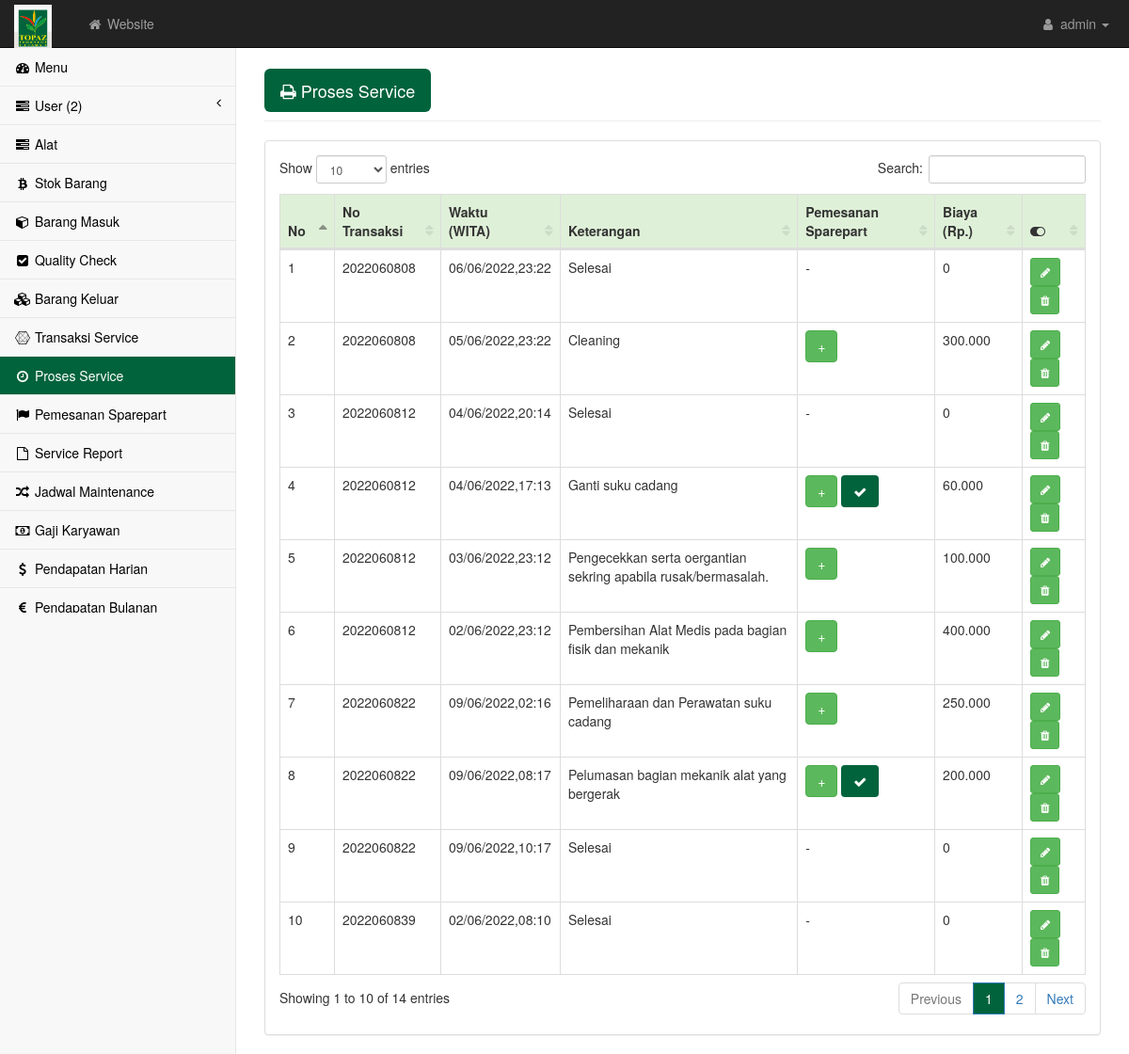
Screenshot of /admin/proses.php with the database file from the repository.
### tables this page shows
CREATE TABLE `proses` (
  `idproses` int(5) NOT NULL,
  `notransaksi` varchar(10) NOT NULL,
  `waktu` datetime NOT NULL,
  `ket` varchar(100) NOT NULL,
  `biaya` float NOT NULL
);

### admin/proses.php (the view, shortened to what this page needs)
<?php require('atas.php') ?>
<div id="page-wrapper">
    <div class="container-fluid">
        <div class="row">
            <div class="col-lg-12">
                <h1 class="page-header"><button type="button" class="btn btn-lg" style="background-color: #01633c;color: white;" data-toggle="modal" data-target="#myModal"><i class="fa fa-print"></i> Proses Service </button></h1>
            </div>
        </div>
        <div class="row">
            <div class="col-lg-12">
                <div class="panel panel-default">
                    <div class="panel-body">
                        <div class="table-responsive">
                            <table class="table table-bordered table-hover" id="dataTables-example">
                                <thead>
                                    <tr class="success">
                                        <th>No</th>
                                        <th>No Transaksi</th>
                                        <th>Waktu (WITA)</th>
                                        <th>Keterangan</th>
                                        <th>Pemesanan Sparepart</th>
                                        <th>Biaya (Rp.)</th>
                                        <th><i class="fa fa-toggle-on"></i></th>
                                    </tr>
                                </thead>
                                <tbody>
                                    <?php $no=1; $query = mysqli_query($kon, "SELECT * FROM proses ORDER BY notransaksi ASC");
                                        while($data = mysqli_fetch_array($query)){ ?>
                                            <tr class="odd gradeX">
                                                    <td><?= $no++; ?></td>
                                                    <td><?= $data['notransaksi'] ?></td>
                                                    <td><?= date('d/m/Y,H:i',strtotime($data['waktu'])) ?></td>
                                                    <td><?= $data['ket'] ?></td>
                                                    <td><?php
                                                    if($data['ket']!='Selesai'){ ?>
                                                        <a href="sparepart_input.php?idproses=<?= $data['idproses'] ?>" class="btn btn-success">+</a>
                                                    <?php }else{
                                                        echo '-';
                                                    }
                                                    $koko = mysqli_query($kon, "SELECT * FROM sparepart WHERE idproses = '$data[idproses]'");
                                                    if(mysqli_num_rows($koko) > 0){ ?>
                                                        <a href="sparepart.php" class="btn" style="background-color: #01633c;color:white"><i class="fa fa-check"></i></a>
                                                    <?php }
                                                     ?>
                                                    </td>
                                                    <td><?= number_format($data['biaya'],0,'.','.') ?></td>
                                                    <td>
                                                        <a href="proses_edit.php?idproses=<?php echo $data['idproses']; ?>" class="btn btn-success btn-sm"><i class="fa fa-pencil"></i></a>
                                                        <a href="proses.php?idproses=<?= $data['idproses']?>" class="btn btn-success btn-sm"><i class="fa fa-trash"></i></a>
                                                    </td>
                                                </tr>
                                        <?php } ?>
                                </tbody>
                            </table>
                        </div>
                    </div>
                </div>
            </div>
        </div>
    </div>
</div>
    </div>
<?php require('bawah.php');if (isset($_GET['idproses'])) {
        mysqli_query($kon, "DELETE FROM proses WHERE idproses='$_REQUEST[idproses]'");
        echo ("<meta http-equiv='refresh' content='1'>");
        ?><script>alert('berhasil dihapus');window.location='proses.php'</script><?php
    } ?>

### admin/css/startmin.css (style rules this page uses)
body { background-color: #f8f8f8; }
#page-wrapper { padding-top: 30px; min-height: 568px; background-color: #fff; }
@media (min-width:768px) { #page-wrapper { position: inherit; margin-left: 250px; padding: 30px 15px 0 15px; border-left: 1px solid #e7e7e7; } }
table.dataTable thead .sorting, table.dataTable thead .sorting_asc, table.dataTable thead .sorting_desc, table.dataTable thead .sorting_asc_disabled, table.dataTable thead .sorting_desc_disabled { background: 0 0; }
table.dataTable thead .sorting_asc:after { content: "\f0de"; float: right; font-family: fontawesome; }
table.dataTable thead .sorting:after { content: "\f0dc"; float: right; font-family: fontawesome; color: rgba(50,50,50,.5); }

### rows the page displays
proses: notransaksi "2022060808", waktu "06/06/2022,23:22", ket "Selesai", biaya "0"
proses: notransaksi "2022060808", waktu "05/06/2022,23:22", ket "Cleaning", biaya "300.000"
proses: notransaksi "2022060812", waktu "04/06/2022,20:14", ket "Selesai", biaya "0"
proses: notransaksi "2022060812", waktu "04/06/2022,17:13", ket "Ganti suku cadang", biaya "60.000"
proses: notransaksi "2022060812", waktu "03/06/2022,23:12", ket "Pengecekkan serta oergantian sekring apabila rusak/bermasalah.", biaya "100.000"
proses: notransaksi "2022060812", waktu "02/06/2022,23:12", ket "Pembersihan Alat Medis pada bagian fisik dan mekanik", biaya "400.000"
proses: notransaksi "2022060822", waktu "09/06/2022,02:16", ket "Pemeliharaan dan Perawatan suku cadang", biaya "250.000"
proses: notransaksi "2022060822", waktu "09/06/2022,08:17", ket "Pelumasan bagian mekanik alat yang bergerak", biaya "200.000"
proses: notransaksi "2022060822", waktu "09/06/2022,10:17", ket "Selesai", biaya "0"
proses: notransaksi "2022060839", waktu "02/06/2022,08:10", ket "Selesai", biaya "0"
